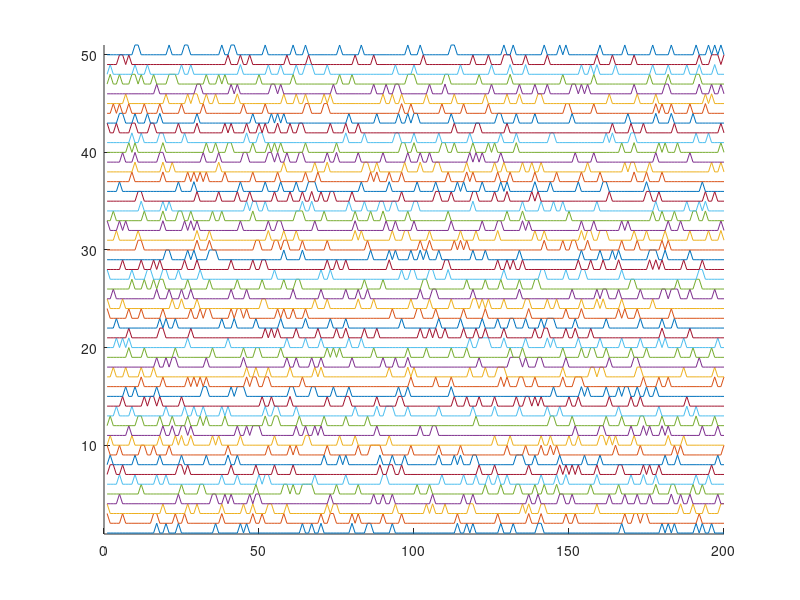
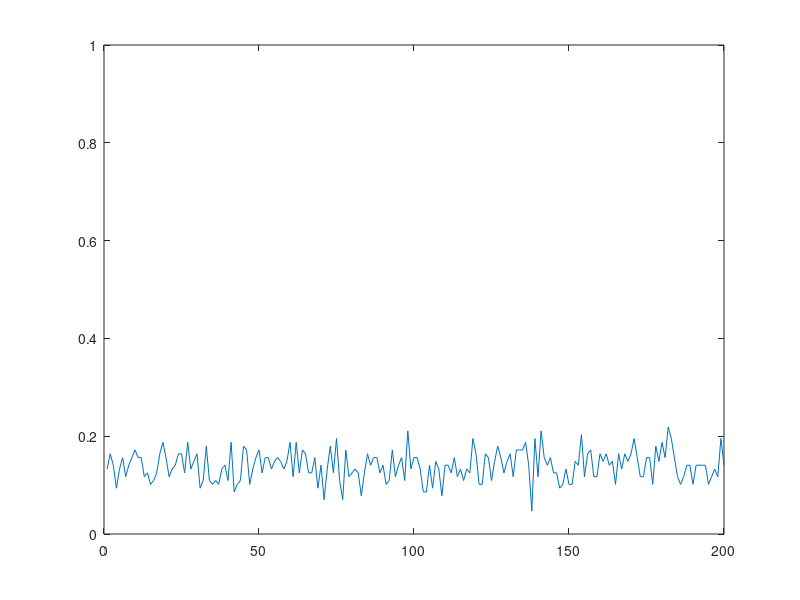
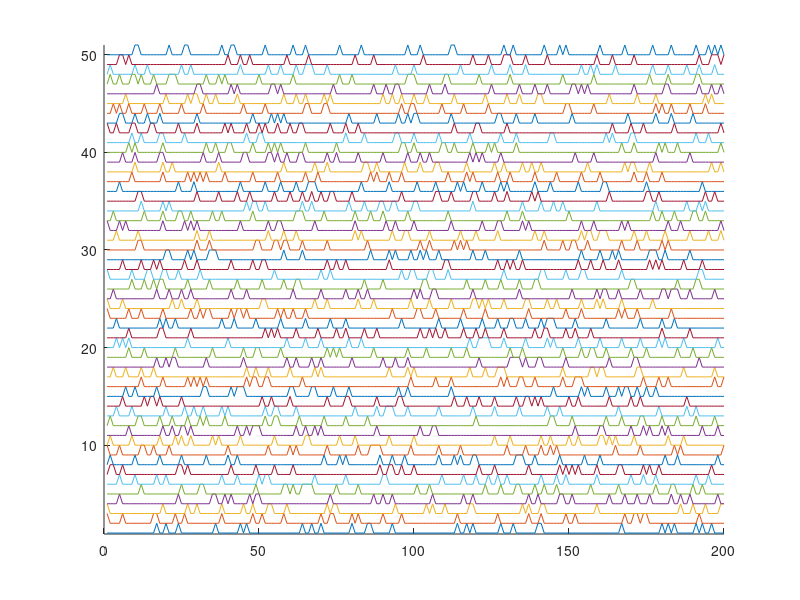
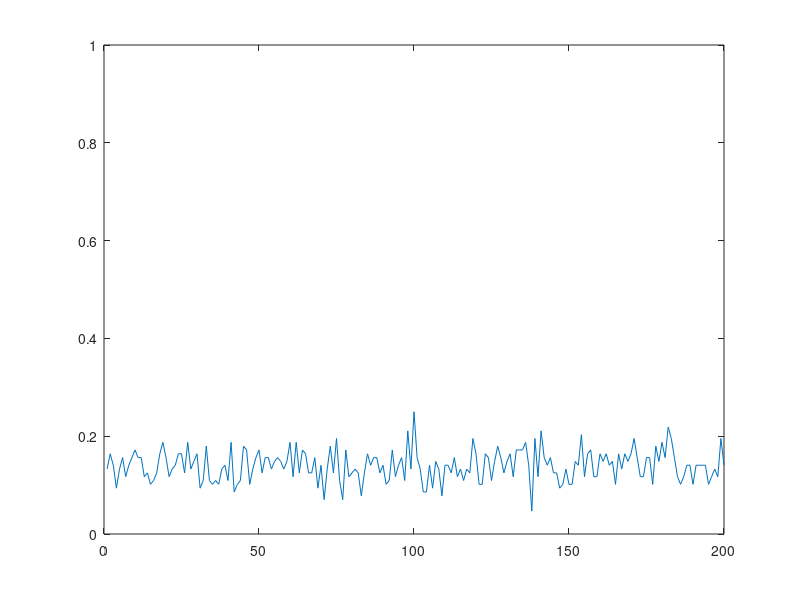

The MATLAB script that drew these images, in order:
clear all

%% Random spikes 

numits = 128; % How many neurons 

len = 200; % Duration of the epoch
numspikes = 30; % Number of spikes per epoch

z = zeros(1,len); % Empty time window, no spikes
t = 1:len; % Time steps

% Make each neuron
for j=numits:-1:1
    neuron(:,j) = z; 
    tt = randi(len,[1,numspikes]); % Random time indexes...
    neuron(tt,j) = 1; % Are set to one, which is the spike
end

% Calculate the downstream response to all neural inputs
    avgDownStream = sum(neuron');
    avgDownStream = avgDownStream / numits;

% Plot all or some of the raw spike trains
maxnumtrainstoshow = 50;
figure(27); clf; hold on;
    for j=1:min([maxnumtrainstoshow, numits])
        plot(t, neuron(:,j)+j);
    end
    ylim([0.9, min([maxnumtrainstoshow+1, numits+1])])

% Plot the downstream neural response
    figure(28); clf; 
        plot(t, avgDownStream); ylim([0 1]);

%% Signal detection with random spikes

detectionChance = 0.20; % Chance that a neuron will detect the event (range 0-1)


neuronDetector = neuron;

detections = find(rand(1,numits) <= detectionChance);
neuronDetector(round(len/2),detections) = 1;

% Calculate the downstream response to all neural inputs
    avgDownStreamDetector = sum(neuronDetector');
    avgDownStreamDetector = avgDownStreamDetector / numits;


figure(29); clf; hold on;
    for j=1:min([maxnumtrainstoshow, numits])
        plot(t, neuronDetector(:,j)+j);
    end
    ylim([0.9, min([maxnumtrainstoshow+1, numits+1])])

% Plot the downstream neural response
    figure(30); clf; 
        plot(t, avgDownStreamDetector); ylim([0 1]);
